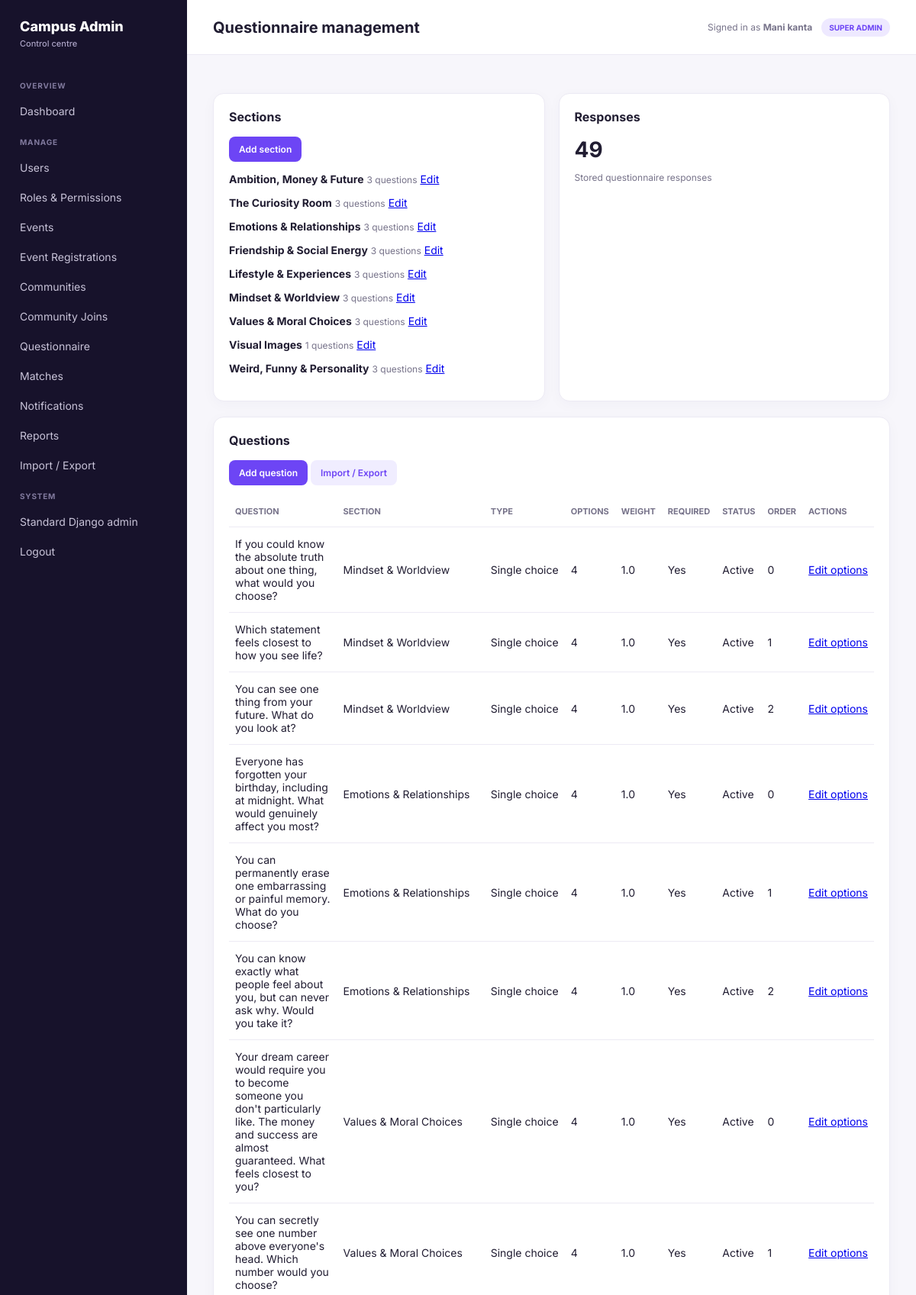
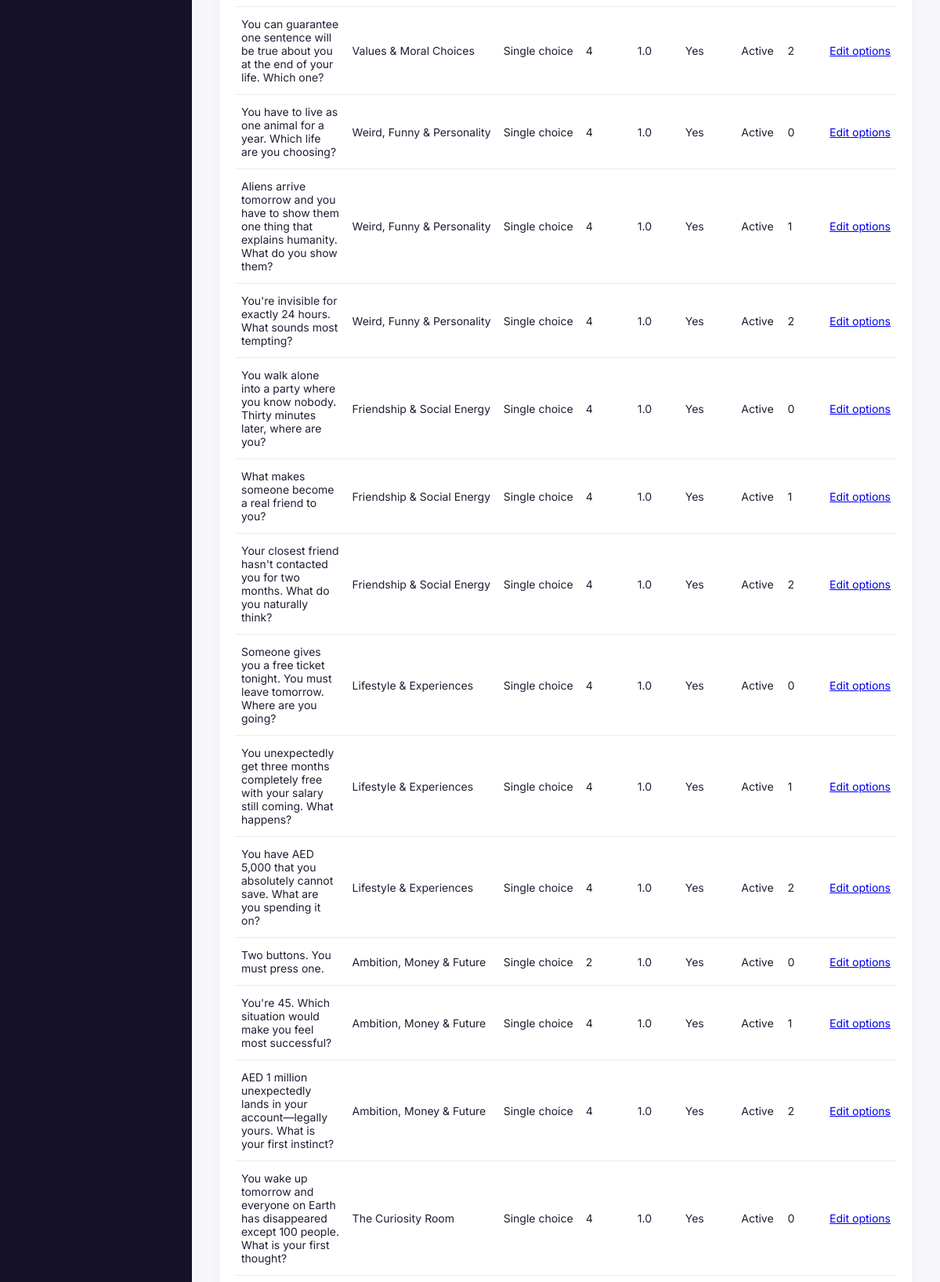
Page /admin-dashboard/questionnaire/ (signed in, upper part) on the committed database (2 pictures, top to bottom).
### accounts/models.py (models this page shows, shortened)
class User(AbstractUser):
    id = models.UUIDField(primary_key=True, default=uuid.uuid4, editable=False)
    username = None  # Not used; authentication via email
    email = models.EmailField('Email Address', unique=True)
    first_name = models.CharField('First Name', max_length=150, blank=True)
    last_name = models.CharField('Last Name', max_length=150, blank=True)
    is_verified = models.BooleanField('Verified', default=False)
    created_at = models.DateTimeField(auto_now_add=True)
    updated_at = models.DateTimeField(auto_now=True)
    USERNAME_FIELD = 'email'
    REQUIRED_FIELDS = ['first_name', 'last_name']
    objects = UserManager()
    class Meta:
        db_table = 'accounts_user'
        ordering = ['-created_at']

### questionnaire/models.py (models this page shows, shortened)
class QuestionnaireCategory(models.Model):
    name = models.CharField(max_length=100)
    slug = models.SlugField(max_length=100, unique=True)
    description = models.TextField(blank=True)
    icon = models.CharField(max_length=50, blank=True)
    display_order = models.PositiveIntegerField(default=0)
    is_active = models.BooleanField(default=True)
    class Meta:
        ordering = ('display_order', 'name')

class Question(models.Model):
    id = models.UUIDField(primary_key=True, default=uuid.uuid4, editable=False)
    category = models.CharField(max_length=100)
    question_key = models.CharField(max_length=100, unique=True, null=True, blank=True)
    category_ref = models.ForeignKey(
        QuestionnaireCategory, null=True, blank=True,
        on_delete=models.SET_NULL, related_name='questions',
    )
    text = models.TextField()
    question_type = models.CharField(
        max_length=30,
        choices=[
            ('SINGLE_CHOICE', 'Single choice'),
            ('MULTIPLE_CHOICE', 'Multiple choice'),
            ('SCALE', 'Scale'),
            ('YES_NO', 'Yes/No'),
        ],
        default='SINGLE_CHOICE',
    )
    help_text = models.TextField(blank=True)
    image = models.ImageField(upload_to='questionnaire/questions/', blank=True, null=True)
    image_alt_text = models.CharField(max_length=255, blank=True)
    order = models.PositiveIntegerField(default=0)
    weight = models.FloatField(default=1.0)
    is_required = models.BooleanField(default=True)
    is_active = models.BooleanField(default=True)
    class Meta:
        ordering = ['category', 'order']
        db_table = 'questionnaire_question'

### admin_dashboard/views.py (the view)
# urls.py: path('questionnaire/', views.questionnaire, name='questionnaire'),
@dashboard_access
def questionnaire(request):
    return render(request, 'admin_dashboard/questionnaire.html', _context(
        request, categories=QuestionnaireCategory.objects.annotate(question_count=Count('questions')),
        questions=Question.objects.select_related('category_ref').order_by('category_ref__display_order', 'order'),
        responses=QuestionResponse.objects.count(),
    ))

### admin_dashboard/permissions.py (called while the page is built)
def dashboard_access(view):
    @wraps(view)
    def wrapped(request, *args, **kwargs):
        if not request.user.is_authenticated or not request.user.is_staff:
            raise PermissionDenied
        return view(request, *args, **kwargs)
    return wrapped

### admin_dashboard/views.py (called while the page is built)
def _role(user):
    if user.is_superuser:
        return 'SUPER ADMIN'
    return user.groups.values_list('name', flat=True).first() or ('ADMIN' if user.is_staff else 'STUDENT')

def _context(request, **extra):
    return {'admin_role': _role(request.user), **extra}

### templates/admin_dashboard/questionnaire.html
{% extends "admin_dashboard/base.html" %}{% block title %}Questionnaire{% endblock %}{% block heading %}Questionnaire management{% endblock %}{% block content %}
<div class="grid"><div class="panel"><h2>Sections</h2><p><a class="btn" href="{% url 'admin_dashboard:category_new' %}">Add section</a></p>{% for category in categories %}<p><strong>{{ category.name }}</strong> <span class="muted">{{ category.question_count }} questions</span> <a href="{% url 'admin_dashboard:category_edit' category.id %}">Edit</a></p>{% endfor %}</div><div class="panel"><h2>Responses</h2><b style="font-size:28px">{{ responses }}</b><p class="muted">Stored questionnaire responses</p></div></div><div class="panel" style="margin-top:20px"><h2>Questions</h2><p><a class="btn" href="{% url 'admin_dashboard:question_new' %}">Add question</a> <a class="btn secondary" href="{% url 'admin_dashboard:questionnaire_import_export' %}">Import / Export</a></p><div class="table-wrap"><table class="table"><tr><th>Question</th><th>Section</th><th>Type</th><th>Options</th><th>Weight</th><th>Required</th><th>Status</th><th>Order</th><th>Actions</th></tr>{% for question in questions %}<tr><td style="white-space:normal;overflow-wrap:anywhere;max-width:420px">{{ question.text }}</td><td>{{ question.category_ref.name|default:question.category }}</td><td>{{ question.get_question_type_display }}</td><td>{{ question.options.count }}</td><td>{{ question.weight }}</td><td>{{ question.is_required|yesno:"Yes,No" }}</td><td>{{ question.is_active|yesno:"Active,Inactive" }}</td><td>{{ question.order }}</td><td><a href="{% url 'admin_dashboard:question_edit' question.id %}">Edit options</a></td></tr>{% endfor %}</table></div></div>
{% endblock %}

### templates/admin_dashboard/base.html (shortened to what this page needs)
<!doctype html>
<html lang="en">
<head>
</head>
<body>
<div class="layout">
  <aside class="sidebar">
    <div class="brand">Campus Admin<small>Control centre</small></div>
    <nav class="nav">
      <div class="nav-title">Overview</div><a href="{% url 'admin_dashboard:dashboard' %}">Dashboard</a>
      <div class="nav-title">Manage</div><a href="{% url 'admin_dashboard:users' %}">Users</a><a href="{% url 'admin_dashboard:roles' %}">Roles & Permissions</a><a href="{% url 'admin_dashboard:events' %}">Events</a><a href="{% url 'admin_dashboard:event_registrations' %}">Event Registrations</a><a href="{% url 'admin_dashboard:communities' %}">Communities</a><a href="{% url 'admin_dashboard:community_joins' %}">Community Joins</a><a href="{% url 'admin_dashboard:questionnaire' %}">Questionnaire</a><a href="{% url 'admin_dashboard:matches' %}">Matches</a><a href="{% url 'admin_dashboard:notifications' %}">Notifications</a><a href="{% url 'admin_dashboard:reports' %}">Reports</a><a href="{% url 'admin_dashboard:questionnaire_import_export' %}">Import / Export</a>
      <div class="nav-title">System</div><a href="/admin/">Standard Django admin</a><form method="post" action="{% url 'logout' %}">{% csrf_token %}<button style="display:block;width:100%;text-align:left;background:none;border:0;color:#c8c3d8;padding:10px 12px;border-radius:9px;font:inherit;cursor:pointer">Logout</button></form>
    </nav>
  </aside>
  <main class="main">
    <header class="topbar"><h1>{% block heading %}Dashboard{% endblock %}</h1><div class="identity"><span>Signed in as <strong>{{ request.user.get_full_name|default:request.user.email }}</strong></span><b class="badge">{{ admin_role }}</b></div></header>
    <section class="content">
      {% block content %}{% endblock %}
    </section>
  </main>
</div>
</body>
</html>

### templates/admin_dashboard/base.html (style rules this page uses)
:root { --purple:#6d45f5;--dark:#17122b;--muted:#77738a;--line:#eceaf4;--bg:#f7f6fb }
* { box-sizing:border-box }
body { margin:0;background:var(--bg);color:#211d32;font:14px Inter,system-ui,sans-serif }
.layout { display:flex;min-height:100vh }
.sidebar { width:245px;background:var(--dark);color:#fff;padding:24px 14px;flex-shrink:0 }
.brand { font-size:18px;font-weight:800;padding:0 12px 28px }
.brand small { display:block;color:#aaa2c4;font-size:11px;font-weight:500;margin-top:5px }
.nav-title { color:#817a9e;text-transform:uppercase;font-size:10px;font-weight:700;padding:14px 12px 7px;letter-spacing:.08em }
.nav a { display:block;color:#c8c3d8;text-decoration:none;padding:10px 12px;border-radius:9px;margin:2px 0 }
.main { flex:1;min-width:0 }
.topbar { height:72px;background:#fff;border-bottom:1px solid var(--line);display:flex;align-items:center;justify-content:space-between;padding:0 34px }
.topbar h1 { font-size:20px;margin:0 }
.identity { display:flex;align-items:center;gap:12px;color:var(--muted);font-size:12px }
.badge { background:#eee9ff;color:var(--purple);border-radius:99px;padding:6px 10px;font-weight:700;font-size:10px }
.content { padding:30px 34px;max-width:1400px }
.stat,.panel { background:#fff;border:1px solid var(--line);border-radius:14px;padding:20px;box-shadow:0 4px 18px #2c205408 }
.muted { color:var(--muted);font-size:12px }
.grid { display:grid;grid-template-columns:1fr 1fr;gap:18px;margin-top:20px }
.panel h2 { font-size:16px;margin:0 0 16px }
.table-wrap { overflow:auto }
.table { width:100%;border-collapse:collapse }
.table th,.table td { text-align:left;border-bottom:1px solid var(--line);padding:13px 8px;white-space:nowrap }
.table th { font-size:11px;color:var(--muted);text-transform:uppercase }
.btn { display:inline-block;border:0;border-radius:8px;background:var(--purple);color:#fff;padding:9px 13px;text-decoration:none;font:600 12px Inter;cursor:pointer }
.btn.secondary { background:#f0edff;color:var(--purple) }

### rows in the picture
User: user.get_full_name "Mani kanta"
QuestionnaireCategory: name "Ambition, Money & Future", question_count "3"
QuestionnaireCategory: name "The Curiosity Room", question_count "3"
QuestionnaireCategory: name "Emotions & Relationships", question_count "3"
QuestionnaireCategory: name "Friendship & Social Energy", question_count "3"
QuestionnaireCategory: name "Lifestyle & Experiences", question_count "3"
QuestionnaireCategory: name "Mindset & Worldview", question_count "3"
QuestionnaireCategory: name "Values & Moral Choices", question_count "3"
QuestionnaireCategory: name "Visual Images", question_count "1"
QuestionnaireCategory: name "Weird, Funny & Personality", question_count "3"
Question: text "If you could know the absolute truth about one thing, what would you choose?", category_ref.name "Mindset & Worldview", question_type "Single choice", options.count "4", weight "1.0", is_required "Yes", is_active "Active", order "0"
Question: text "Which statement feels closest to how you see life?", category_ref.name "Mindset & Worldview", question_type "Single choice", options.count "4", weight "1.0", is_required "Yes", is_active "Active", order "1"
Question: text "You can see one thing from your future. What do you look at?", category_ref.name "Mindset & Worldview", question_type "Single choice", options.count "4", weight "1.0", is_required "Yes", is_active "Active", order "2"
Question: text "Everyone has forgotten your birthday, including at midnight. What would genuinely affect you most?", category_ref.name "Emotions & Relationships", question_type "Single choice", options.count "4", weight "1.0", is_required "Yes", is_active "Active", order "0"
Question: text "You can permanently erase one embarrassing or painful memory. What do you choose?", category_ref.name "Emotions & Relationships", question_type "Single choice", options.count "4", weight "1.0", is_required "Yes", is_active "Active", order "1"
Question: text "You can know exactly what people feel about you, but can never ask why. Would you take it?", category_ref.name "Emotions & Relationships", question_type "Single choice", options.count "4", weight "1.0", is_required "Yes", is_active "Active", order "2"
Question: text "Your dream career would require you to become someone you don't particularly like. The money and success are almost guaranteed. What feels closest to you?", category_ref.name "Values & Moral Choices", question_type "Single choice", options.count "4", weight "1.0", is_required "Yes", is_active "Active", order "0"
Question: text "You can secretly see one number above everyone's head. Which number would you choose?", category_ref.name "Values & Moral Choices", question_type "Single choice", options.count "4", weight "1.0", is_required "Yes", is_active "Active", order "1"
Question: text "You can guarantee one sentence will be true about you at the end of your life. Which one?", category_ref.name "Values & Moral Choices", question_type "Single choice", options.count "4", weight "1.0", is_required "Yes", is_active "Active", order "2"
Question: text "You have to live as one animal for a year. Which life are you choosing?", category_ref.name "Weird, Funny & Personality", question_type "Single choice", options.count "4", weight "1.0", is_required "Yes", is_active "Active", order "0"
Question: text "Aliens arrive tomorrow and you have to show them one thing that explains humanity. What do you show them?", category_ref.name "Weird, Funny & Personality", question_type "Single choice", options.count "4", weight "1.0", is_required "Yes", is_active "Active", order "1"
Question: text "You're invisible for exactly 24 hours. What sounds most tempting?", category_ref.name "Weird, Funny & Personality", question_type "Single choice", options.count "4", weight "1.0", is_required "Yes", is_active "Active", order "2"
Question: text "You walk alone into a party where you know nobody. Thirty minutes later, where are you?", category_ref.name "Friendship & Social Energy", question_type "Single choice", options.count "4", weight "1.0", is_required "Yes", is_active "Active", order "0"
Question: text "What makes someone become a real friend to you?", category_ref.name "Friendship & Social Energy", question_type "Single choice", options.count "4", weight "1.0", is_required "Yes", is_active "Active", order "1"
Question: text "Your closest friend hasn't contacted you for two months. What do you naturally think?", category_ref.name "Friendship & Social Energy", question_type "Single choice", options.count "4", weight "1.0", is_required "Yes", is_active "Active", order "2"
Question: text "Someone gives you a free ticket tonight. You must leave tomorrow. Where are you going?", category_ref.name "Lifestyle & Experiences", question_type "Single choice", options.count "4", weight "1.0", is_required "Yes", is_active "Active", order "0"
Question: text "You unexpectedly get three months completely free with your salary still coming. What happens?", category_ref.name "Lifestyle & Experiences", question_type "Single choice", options.count "4", weight "1.0", is_required "Yes", is_active "Active", order "1"
Question: text "You have AED 5,000 that you absolutely cannot save. What are you spending it on?", category_ref.name "Lifestyle & Experiences", question_type "Single choice", options.count "4", weight "1.0", is_required "Yes", is_active "Active", order "2"
Question: text "Two buttons. You must press one.", category_ref.name "Ambition, Money & Future", question_type "Single choice", options.count "2", weight "1.0", is_required "Yes", is_active "Active", order "0"
Question: text "You're 45. Which situation would make you feel most successful?", category_ref.name "Ambition, Money & Future", question_type "Single choice", options.count "4", weight "1.0", is_required "Yes", is_active "Active", order "1"
Question: text "AED 1 million unexpectedly lands in your account—legally yours. What is your first instinct?", category_ref.name "Ambition, Money & Future", question_type "Single choice", options.count "4", weight "1.0", is_required "Yes", is_active "Active", order "2"
Question: text "You wake up tomorrow and everyone on Earth has disappeared except 100 people. What is your first thought?", category_ref.name "The Curiosity Room", question_type "Single choice", options.count "4", weight "1.0", is_required "Yes", is_active "Active", order "0"

### other values in the picture
{{ admin_role }} "SUPER ADMIN"
{{ responses }} "49"
